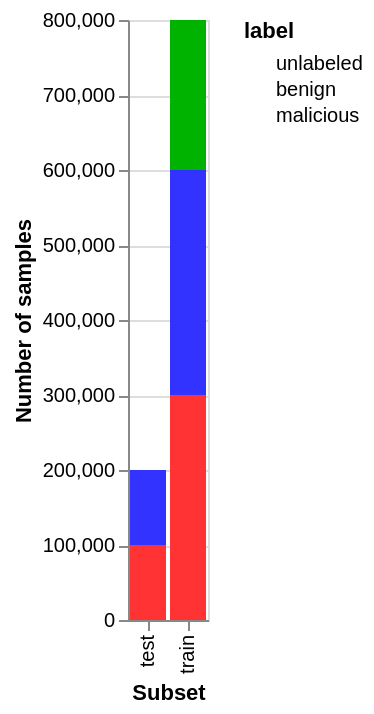

The notebook cell this image was saved under:
### Code cell
plotdf = emberdf.copy()
gbdf = plotdf.groupby(["label", "subset"]).count().reset_index()
alt.Chart(gbdf).mark_bar().encode(
    alt.X('subset:O', axis=alt.Axis(title='Subset')),
    alt.Y('sum(sha256):Q', axis=alt.Axis(title='Number of samples')),
    alt.Color('label:N', scale=alt.Scale(range=["#00b300", "#3333ff", "#ff3333"]), legend=alt.Legend(values=["unlabeled", "benign", "malicious"]))
)

### Figure 1 — Vega-Lite specification as saved in the notebook (floating-point values rounded to 4 significant figures)
{"config": {"view": {"continuousWidth": 300, "continuousHeight": 300}}, "data": {"name": "data-a9816b8bd9c4070e601e1632d2660f29"}, "mark": {"type": "bar"}, "encoding": {"color": {"field": "label", "legend": {"values": ["unlabeled", "benign", "malicious"]}, "scale": {"range": ["#00b300", "#3333ff", "#ff3333"]}, "type": "nominal"}, "x": {"axis": {"title": "Subset"}, "field": "subset", "type": "ordinal"}, "y": {"aggregate": "sum", "axis": {"title": "Number of samples"}, "field": "sha256", "type": "quantitative"}}, "$schema": "https://vega.github.io/schema/vega-lite/v6.1.0.json", "datasets": {"data-a9816b8bd9c4070e601e1632d2660f29": [{"label": -1, "subset": "train", "sha256": 200000, "appeared": 200000, "avclass": 96433}, {"label": 0, "subset": "test", "sha256": 100000, "appeared": 100000, "avclass": 0}, {"label": 0, "subset": "train", "sha256": 300000, "appeared": 300000, "avclass": 0}, {"label": 1, "subset": "test", "sha256": 100000, "appeared": 100000, "avclass": 99321}, {"label": 1, "subset": "train", "sha256": 300000, "appeared": 300000, "avclass": 289246}]}}
